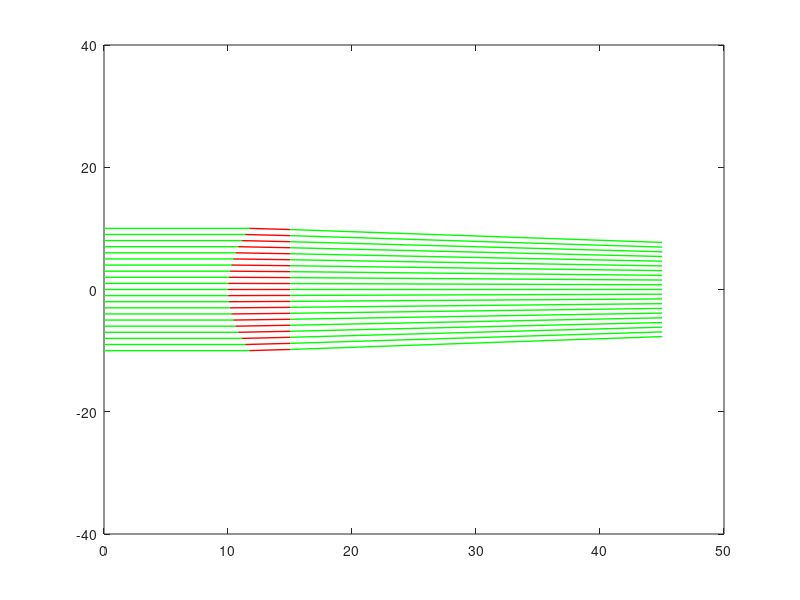

The MATLAB script that drew this image:
clc;clear;close all;

% [surface_num,distance,material,aperture] = Parameter_Setting;
surface_num = 2;
distance = [10,5,30];
material = [1,1.2,1];
y_radius = [30,inf];
aperture = 20;

%%
line_num = 21;

if mod(line_num,2)==0
    line_num = line_num+1;
end

x = linspace(-aperture/2,aperture/2,line_num);
y = linspace(-aperture/2,aperture/2,line_num);

[s_x,s_y] = meshgrid(x,y);
r = sqrt(s_x.^2+s_y.^2);

s_x(r>aperture/2) = nan; s_y(r>aperture/2) = nan;
s_x = reshape(s_x,1,numel(s_x)); s_y = reshape(s_y,1,numel(s_y));
s_x(isnan(s_x))=[]; s_y(isnan(s_y))=[]; s_z = zeros(1,numel(s_x));
delta = s_z;
L = s_z; M = s_z; N = ones(1,numel(s_z));

%%
c = 1./y_radius;
s_x_all = cell(1,numel(distance)); s_y_all = s_x_all; s_z_all = s_x_all;
for i = 1:numel(distance)
    z0 = s_z+distance(i)-N.*delta;
    x0 = s_x+(L./N).*(z0-s_z);
    y0 = s_y+(M./N).*(z0-s_z);
    
    if i==numel(distance)
        x = [s_x;x0];
        y = [s_y;y0];
        z = [s_z;z0];
        s_x_all{i} = x;
        s_y_all{i} = y;
        s_z_all{i} = z;
    else
        F = c(i).*(x0.^2 + y0.^2);
        G = N(1,:) - c(i).*(L(1,:).*x0 + M(1,:).*y0);
        delta = F ./ ( G + (G.^2 - c(i).*F).^(1/2));

        x1 = x0 + L(1,:).* delta ;
        y1 = y0 + M(1,:).* delta ;
        z1 = z0 + N(1,:).* delta ;

        x = [s_x;x1];
        y = [s_y;y1];
        z = [s_z;z1];
        s_x_all{i} = x;
        s_y_all{i} = y;
        s_z_all{i} = z;
        cosI = (G.^2 - c(i).*F).^(1/2) ;
        nprime_cosIprime = ((material(i+1).^2)-((material(i).^2).*(1- cosI.^2))).^(1/2);
        k = c(i) .* (nprime_cosIprime - material(i).* cosI ) ;
        Lprime = (material(i).*L - k.*x1 )./ material(i+1) ;
        Mprime = ( material(i).*M - k.*y1 )./ material(i+1) ;
        Nprime = ( 1- (Lprime.^2 + Mprime.^2) ).^(1/2) ;
        L = Lprime ; M = Mprime ; N = Nprime ;
        s_x = x1 ;
        s_y = y1 ;
        s_z = z1 ;
        
    end
end



%%
index = find(s_x_all{1}(1,:)==0);

figure
for n = 1:numel(distance)
    if material(n)==1
        line_color = 'g';
    else
        line_color = 'r';
    end
    plot(s_z_all{n}(:,index),s_y_all{n}(:,index),'color',line_color,'linewidth',1)
    hold on
end
ylim([-aperture*2,aperture*2])



% for n = 1:numel(distance)
%     if material(n)==1
%         line_color = 'y';
%     else
%         line_color = 'r';
%     end
%     plot3(s_z_all(n:n+1,:),s_x_all(n:n+1,:),s_y_all(n:n+1,:),'color',line_color,'linewidth',1)
%     hold on
% end


